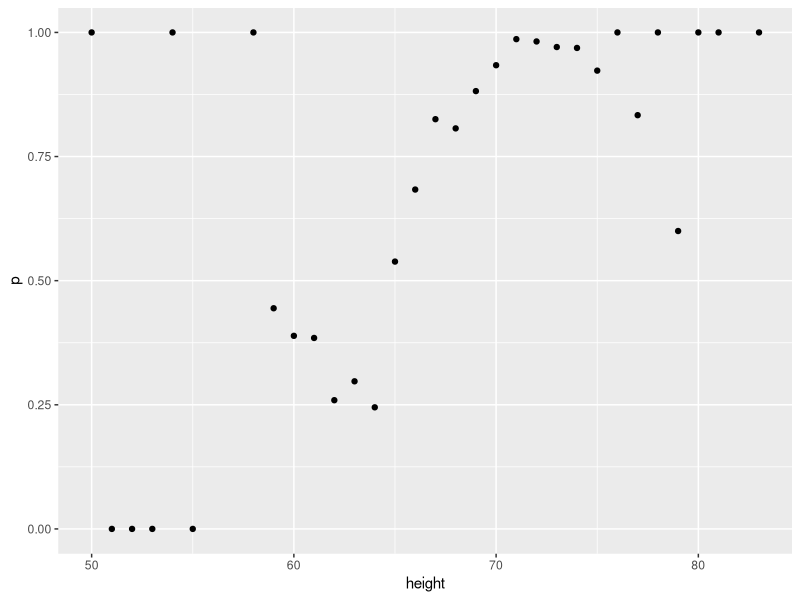
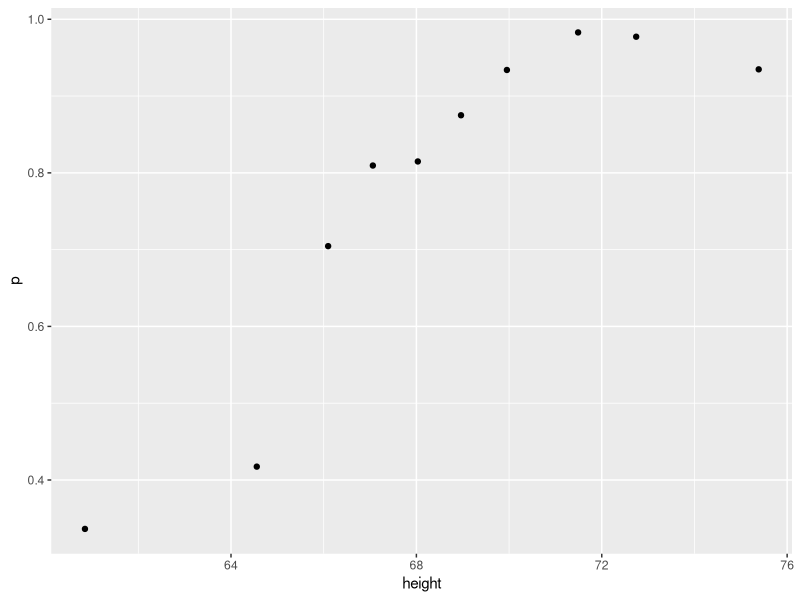
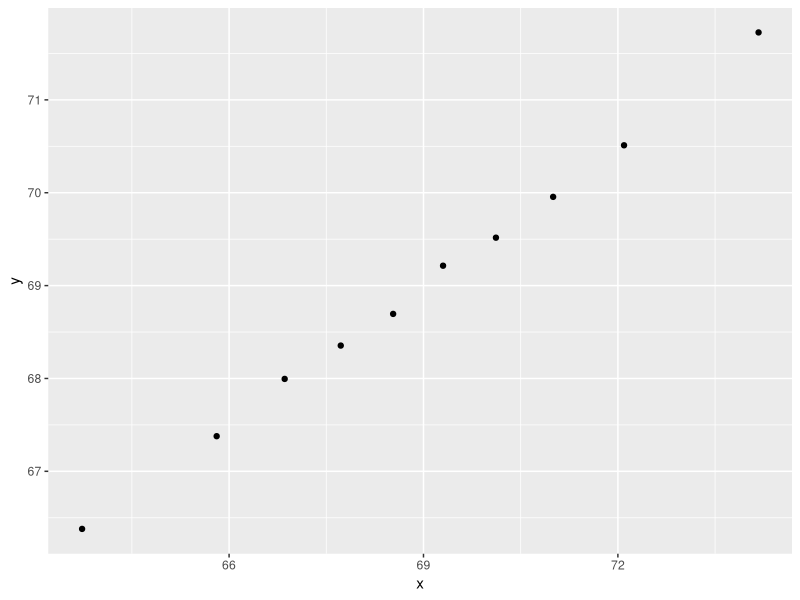

Source code (R) for these figures, in order:
library(tidyverse)
library(caret)
library(dslabs)
data("heights")

# group by height and check prob of being male
# small samples for some specific heights causa high variability
heights %>% 
	mutate(height = round(height)) %>%
	group_by(height) %>%
	summarize(p = mean(sex == "Male")) %>%
    qplot(height, p, data =.)

# group by quartiles of heights and check prob of being male
# check the mean height of the quartile and prob of being male
# solves variability
ps <- seq(0, 1, 0.1)
heights %>% 
	mutate(g = cut(height, quantile(height, ps), include.lowest = TRUE)) %>%
	group_by(g) %>%
	summarize(p = mean(sex == "Male"), height = mean(height)) %>%
	qplot(height, p, data =.)

sigma <- 9*matrix(c(1,0.5,0.5,1), 2, 2)
dat <- MASS::mvrnorm(n = 10000, c(69, 69), sigma) %>%
	data.frame() %>% setNames(c("x", "y"))


# conditional expection of a bivariate normal distribution
# E[Y|X=x]
ps <- seq(0, 1, 0.1)
dat %>% 
    mutate(g = cut(x, quantile(x, ps), include.lowest = TRUE)) %>%
	group_by(g) %>%
	summarize(y = mean(y), x = mean(x)) %>%
	qplot(x, y, data =.)
